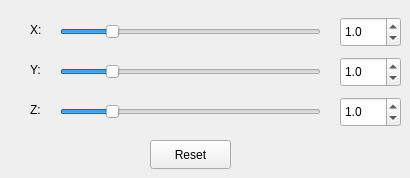
       <widget class="QWidget" name="Homothetie">
        <attribute name="title">
         <string>Homothétie</string>
        </attribute>
        <widget class="QSlider" name="XSliderH">
         <property name="geometry">
          <rect>
           <x>60</x>
           <y>22</y>
           <width>261</width>
           <height>20</height>
          </rect>
         </property>
         <property name="minimum">
          <number>10</number>
         </property>
         <property name="maximum">
          <number>500</number>
         </property>
         <property name="singleStep">
          <number>0</number>
         </property>
         <property name="pageStep">
          <number>100</number>
         </property>
         <property name="value">
          <number>100</number>
         </property>
         <property name="tracking">
          <bool>true</bool>
         </property>
         <property name="orientation">
          <enum>Qt::Horizontal</enum>
         </property>
        </widget>
        <widget class="QLabel" name="label_14">
         <property name="geometry">
          <rect>
           <x>30</x>
           <y>100</y>
           <width>20</width>
           <height>20</height>
          </rect>
         </property>
         <property name="text">
          <string>Z:</string>
         </property>
        </widget>
        <widget class="QLabel" name="label_15">
         <property name="geometry">
          <rect>
           <x>30</x>
           <y>60</y>
           <width>20</width>
           <height>20</height>
          </rect>
         </property>
         <property name="text">
          <string>Y:</string>
         </property>
        </widget>
        <widget class="QSlider" name="ZSliderH">
         <property name="geometry">
          <rect>
           <x>60</x>
           <y>102</y>
           <width>261</width>
           <height>20</height>
          </rect>
         </property>
         <property name="minimum">
          <number>10</number>
         </property>
         <property name="maximum">
          <number>500</number>
         </property>
         <property name="singleStep">
          <number>0</number>
         </property>
         <property name="pageStep">
          <number>100</number>
         </property>
         <property name="value">
          <number>100</number>
         </property>
         <property name="tracking">
          <bool>true</bool>
         </property>
         <property name="orientation">
          <enum>Qt::Horizontal</enum>
         </property>
        </widget>
        <widget class="QSlider" name="YSliderH">
         <property name="geometry">
          <rect>
           <x>60</x>
           <y>62</y>
           <width>261</width>
           <height>20</height>
          </rect>
         </property>
         <property name="minimum">
          <number>10</number>
         </property>
         <property name="maximum">
          <number>500</number>
         </property>
         <property name="singleStep">
          <number>0</number>
         </property>
         <property name="pageStep">
          <number>100</number>
         </property>
         <property name="value">
          <number>100</number>
         </property>
         <property name="tracking">
          <bool>true</bool>
         </property>
         <property name="orientation">
          <enum>Qt::Horizontal</enum>
         </property>
        </widget>
        <widget class="QLabel" name="label_16">
         <property name="geometry">
          <rect>
           <x>30</x>
           <y>20</y>
           <width>20</width>
           <height>20</height>
          </rect>
         </property>
         <property name="text">
          <string>X:</string>
         </property>
        </widget>
        <widget class="QDoubleSpinBox" name="XValueH">
         <property name="geometry">
          <rect>
           <x>340</x>
           <y>17</y>
           <width>61</width>
           <height>30</height>
          </rect>
         </property>
         <property name="decimals">
          <number>1</number>
         </property>
         <property name="minimum">
          <double>0.100000000000000</double>
         </property>
         <property name="maximum">
          <double>50.000000000000000</double>
         </property>
         <property name="stepType">
          <enum>QAbstractSpinBox::DefaultStepType</enum>
         </property>
         <property name="value">
          <double>1.000000000000000</double>
         </property>
        </widget>
        <widget class="QDoubleSpinBox" name="YValueH">
         <property name="geometry">
          <rect>
           <x>340</x>
           <y>57</y>
           <width>61</width>
           <height>30</height>
          </rect>
         </property>
         <property name="decimals">
          <number>1</number>
         </property>
         <property name="minimum">
          <double>0.000000000000000</double>
         </property>
         <property name="maximum">
          <double>50.000000000000000</double>
         </property>
         <property name="value">
          <double>1.000000000000000</double>
         </property>
        </widget>
        <widget class="QDoubleSpinBox" name="ZValueH">
         <property name="geometry">
          <rect>
           <x>340</x>
           <y>97</y>
           <width>61</width>
           <height>30</height>
          </rect>
         </property>
         <property name="decimals">
          <number>1</number>
         </property>
         <property name="minimum">
          <double>0.000000000000000</double>
         </property>
         <property name="maximum">
          <double>50.000000000000000</double>
         </property>
         <property name="singleStep">
          <double>1.000000000000000</double>
         </property>
         <property name="value">
          <double>1.000000000000000</double>
         </property>
        </widget>
        <widget class="QPushButton" name="resetH">
         <property name="geometry">
          <rect>
           <x>150</x>
           <y>140</y>
           <width>81</width>
           <height>29</height>
          </rect>
         </property>
         <property name="text">
          <string>Reset</string>
         </property>
        </widget>
       </widget>
